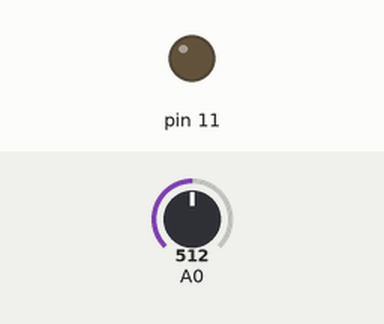
A sketch run on a simulated Arduino Uno, built with avr-gcc and run on an emulated ATmega328P. On the bench: output pins drawn as LEDs (lit = HIGH). The test bench sets the inputs (shaded band); at power-on: A0 = 512. What the sketch prints to the serial monitor is not drawn.

Above: at 2.0 s.
2.1 s: A0 set to 716
At 3.4 s:
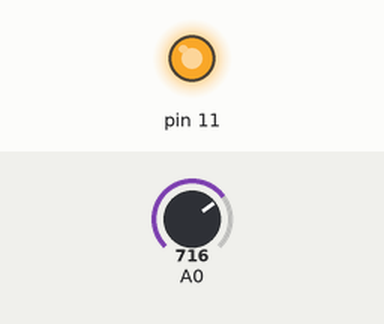
3.9 s: A0 set to 650
At 5.2 s:
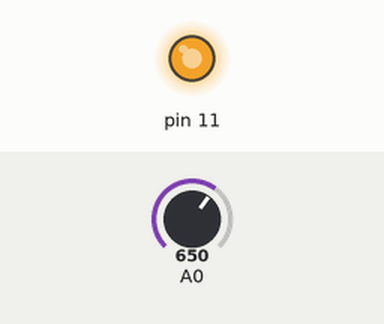
6.3 s: A0 set to 626
At 8.2 s:
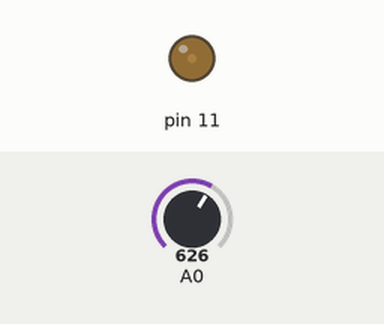
Timing chart, 0 to 9.7 s (numbered marks = the images above; inputs shaded):
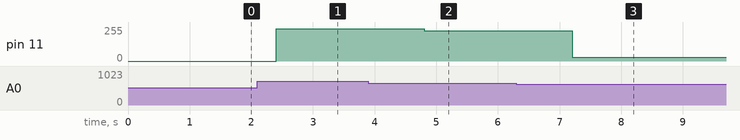

Measured:
- the behaviour switches between 643 and 642 on A0 (found by bisection; images 2 and 3)
- after the input at 2.1 s, pin 11: 0/255 → 243/255 after 0.30 s
- after the input at 3.9 s, pin 11: 243/255 → 226/255 after 0.90 s
- after the input at 6.3 s, pin 11: 226/255 → 27/255 after 0.90 s

The sketch:

Jay_test.ino
```cpp
int readVal = 0;

void setup() {
 pinMode(11, OUTPUT);

 Serial.begin(9600);
}

void loop() {
readVal = analogRead(A0);
analogWrite(11, ((readVal * 255) / 1023));
Serial.print(readVal);
delay(1200);

}
```
